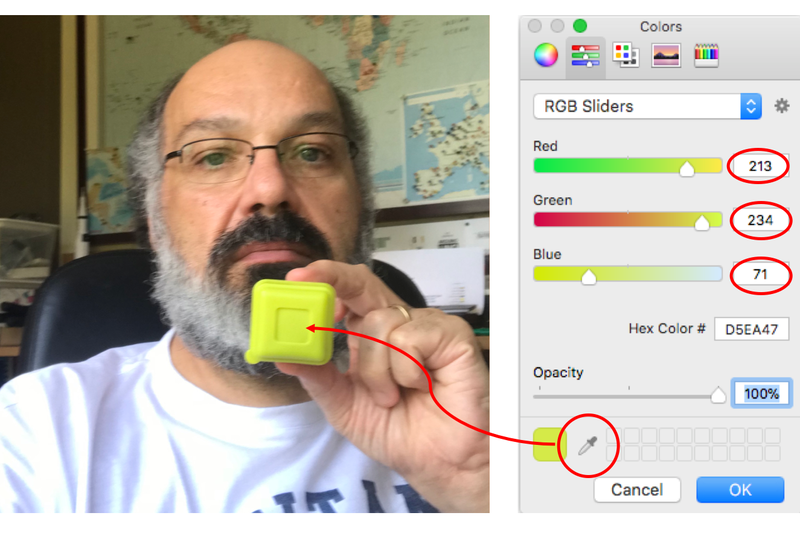
#> input picture OpenCV Camera Motion Tracking/OPCVTIME/yellow_object.JPG, 800 x 533 px
$ python colourObjsWORKS.py
#> lines starting #> are read from the running program, lines starting #| are printed output that depends on the picture; after the words box and inside, x2 and y2 are one past the last pixel; in counts of white or black regions, pixels touching at a corner belong together
'''
Color Detection in Python with OpenCV
    Create by Henry Dang ==> See the tutorial here:
    https://henrydangprg.com/2016/06/26/color-detection-in-python-with-opencv/
Adapted by Marcelo Rovai - MJRoBot.org @8Feb18
'''

import cv2
import numpy as np

# Read the picure - The 1 means we want the image in BGR
img = cv2.imread('yellow_object.JPG', 1)
#> img is the input picture: shape (533, 800, 3); mean B, G, R 169.3, 180.4, 188.1

# resize imag to 20% in each axis
img = cv2.resize(img, (0,0), fx=0.2, fy=0.2)
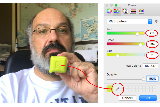
#> img: shape (107, 160, 3); mean B, G, R 169.7, 180.5, 188.2
# convert BGR image to a HSV image
hsv = cv2.cvtColor(img, cv2.COLOR_BGR2HSV)
#> hsv: shape (107, 160, 3); mean H, S, V 29.8, 50.1, 195.5

# NumPy to create arrays to hold lower and upper range
# The “dtype = np.uint8” means that data type is an 8 bit integer

lower_range = np.array([24, 100, 100], dtype=np.uint8)
upper_range = np.array([44, 255, 255], dtype=np.uint8)
#


# create a mask for image
mask = cv2.inRange(hsv, lower_range, upper_range)
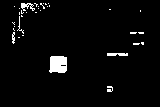
#> mask: shape (107, 160); 3.4% white; 34 white regions (28 under 20 px), largest, box (x1, y1, x2, y2) and area: (49, 56, 67, 73) 273, (21, 3, 35, 11) 61, (107, 53, 128, 56) 58, (107, 86, 113, 92) 27, (12, 32, 15, 44) 26, (17, 16, 24, 34) 25

# display both the mask and the image side-by-side
cv2.imshow('mask',mask)
cv2.imshow('image', img)

# wait to user to press [ ESC ]
while(1):
  k = cv2.waitKey(0)
#> (key Esc is pressed here)
  if(k == 27):
    break

cv2.destroyAllWindows()
